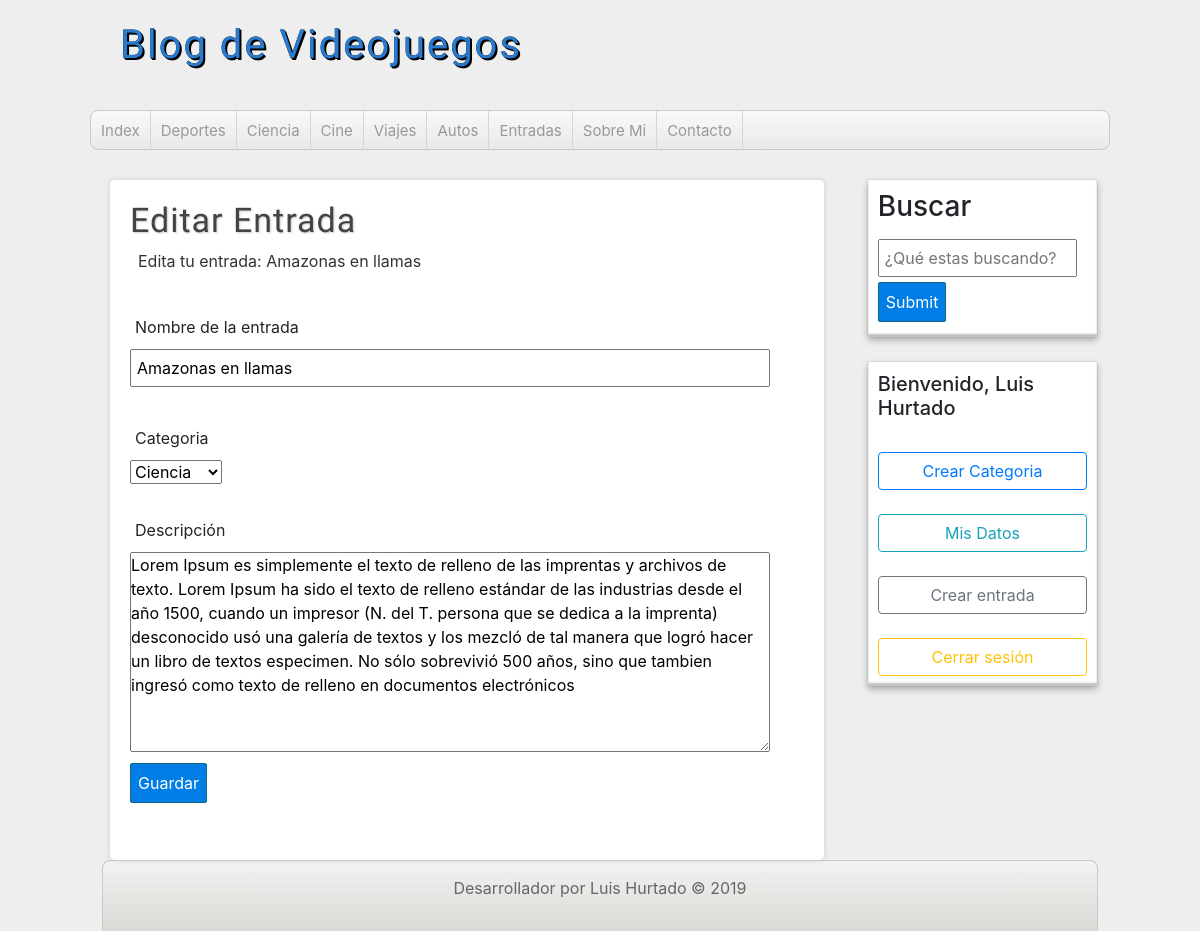
Page /editar-entrada.php?id=1 (signed in) on the committed database.
### tables this page shows
CREATE TABLE `categorias` (
  `id_category` int(11) NOT NULL,
  `name` varchar(255) NOT NULL
);

CREATE TABLE `entradas` (
  `id_entrada` int(11) NOT NULL,
  `fk_user_id` int(10) NOT NULL,
  `fk_category_id` int(10) NOT NULL,
  `title` varchar(40) NOT NULL,
  `description` varchar(700) NOT NULL,
  `fecha` date NOT NULL
);

### includes/helpers.php (called while the page is built, shortened)
<?php
	function getCategories($conexion){
		$sql = "SELECT * FROM categorias ORDER BY id_category ASC";
		$categorias = mysqli_query($conexion, $sql);
		$resultado = array();
		if($categorias && mysqli_num_rows($categorias) >= 1){
			$resultado = $categorias;
		}
		return $resultado;
	}
	function findEntry($conexion, $id){
		$sql = "SELECT * FROM entradas WHERE `id_entrada`= '$id'";
		$entradas = mysqli_query($conexion, $sql);
		$resultado = array();
		if($entradas && mysqli_num_rows($entradas) >= 1){
			$resultado = mysqli_fetch_assoc( $entradas) ;
		}
		return $resultado;
			}
?>

### editar-entrada.php (the view, shortened to what this page needs)
<?php
require_once 'includes/cabecera.php';
require_once 'includes/lateral.php';
require_once 'includes/conexion.php';
require_once 'includes/helpers.php';
	$entrada = findEntry($db, $_GET['id']);
?>
<div id="principal">
	<h1> Editar Entrada</h1>
	<p>Edita tu entrada: <?=$entrada['title']?></p>
	<br>
	<form action="guardar-entrada.php?editar=1&id_entrada=<?=$entrada["id_entrada"]?>" method="post" accept-charset="utf-8">
		<label for="titulo">Nombre de la entrada</label>
		<input type="text" name="titulo" value="<?=$entrada['title']?>">
		<br>
		<label for="categoria">Categoria</label>
		<select name="categoria">
			<?php $categorias = getCategories($db);
						if(!empty($categorias)):
			while ($categoria = mysqli_fetch_assoc($categorias)): ?>
			<option value="<?=$categoria['id_category']?>"
				<?=($categoria['id_category'] == $entrada['fk_category_id']) ? 'selected="selected"': ''?>
			><?=$categoria['name']?></option>
			<?php endwhile; endif; ?>
		</select>
		<br>
		<br>
		<label for="descripcion">Descripción</label>
		<textarea name="descripcion" style="width: 95%; height: 200px;"><?=$entrada['description']?></textarea>
		<input type="submit" name="enviar" value="Guardar">
	</form>
</div>
<?php require_once 'includes/pie.php' ?>

### includes/cabecera.php (shortened to what this page needs)
<?php
	require_once 'conexion.php';
	require_once 'includes/helpers.php';
?>
<!DOCTYPE html>
<html lang="es">
	<head>
		<link rel="stylesheet" href="https://stackpath.bootstrapcdn.com/bootstrap/4.4.1/css/bootstrap.min.css">
		<link rel="stylesheet" type="text/css" href="./assets/css/styles.css">
	</head>
	<body>
		<header id="cabecera" class="">
			<div id="logo">
				<a href="index.php">
					Blog de Videojuegos
				</a>
			</div>
			<nav id="menu">
				<ul>
					<li><a href="index.php" title="">Index</a></li>
					<?php $categorias = getCategories($db);
					if(!empty($categorias)):
					while ($categoria = mysqli_fetch_assoc($categorias)): ?>
					<li> <a href="categoria.php?id_cat=<?= $categoria['id_category'] ?>"><?= $categoria['name'] ?></a> </li>
					<?php endwhile; endif; ?>
					<li><a href="entradas.php" title="">Entradas</a></li>
					<li><a href="sobremi.php" title="">Sobre Mi</a></li>
					<li><a href="contacto.php" title="">Contacto</a></li>
				</ul>
			</nav>
		</header>
		<div id="contenedor">

### assets/css/styles.css (style rules this page uses)
* { margin: 0; padding: 0; text-decoration: none; }
body { background: #eee; }
#cabecera { width: 85%; height: auto; background: transparent; margin: 0 auto; }
#logo { line-height: 90px; float: left; width: 540px; height: 90px; margin-bottom: 20px; }
#logo a { font-family: 'Fjalla One', sans-serif; font-size: 40px; letter-spacing: 2px; color: #2979CD; text-shadow: 0 0 0 black, 1px 1px 0px black, 2px 2px 0px black; text-decoration: none; transition: all 500ms; margin-left: 30px; }
#menu { width: 100%; clear: both; background: linear-gradient(to bottom, #f9f9f9 0px, #e9e9e9 100%); height: 40px; border: 1px solid #c9c9c9; border-radius: 8px; box-shadow: 0px 1px 1px #eee; overflow: hidden; }
#menu ul { list-style: none; }
#menu ul li { float: left; line-height: 40px; border-right: 1px solid #d6d6d6; }
#menu ul li a { display: block; padding-left: 10px; padding-right: 10px; font-size: 15px; color: #999; text-decoration: none; }
#contenedor { width: 85%; height: auto; min-height: auto; margin: 0px auto; margin-top: 30px; margin-bottom: 30px; }
label, input[type="text"], input[type="email"], input[type="password"] { display: block; width: 95%; margin-top: 5px; margin-bottom: 5px; padding: 5px; }
input[type="button"], input[type="submit"] { margin-top: 5px; margin-bottom: 5px; display: block; border-radius: 2px; color: white; background: #007ee5; border: 1px solid #156785; cursor: pointer; padding: 7px; }
#principal { float: left; width: 70%; min-height: 680px; background: white; border-radius: 5px; box-shadow: 0px 0px 5px #ccc; margin-left: 20px; overflow: hidden; padding: 20px; }
#principal h1 { font-size: 34px; color: #444; letter-spacing: 1px; text-shadow: 1px 1px 2px #ccc; font-family: 'Fjalla One', sans-serif; }
#principal p { margin: 8px; color: #333; }

### rows in the picture
categorias: name "Deportes"
categorias: name "Ciencia"
categorias: name "Cine"
categorias: name "Viajes"
categorias: name "Autos"
entradas: title "Amazonas en llamas", titulo "Amazonas en llamas", categoria "Ciencia", descripcion "Lorem Ipsum es simplemente el texto de relleno de las imprentas y archivos de texto. Lorem Ipsum ha sido el texto de relleno estándar de las industrias desde el año 1500, cuando un impresor (N. del T. persona que se dedica a la imprenta) desconocido usó una galería de textos y los mezcló de tal manera que logró hacer un libro de textos especimen. No sólo sobrevivió 500 años, sino que tambien ingresó como texto de relleno en documentos electrónicos"

### other values in the picture
$_SESSION['usuario']['name'] "Luis"
$_SESSION['usuario']['lastname'] "Hurtado"
